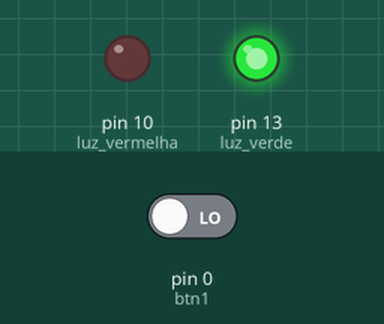
A sketch run on a simulated Arduino Uno, built with avr-gcc and run on an emulated ATmega328P. Shown: output pins drawn as LEDs (lit = HIGH). The inputs (shaded band) are chosen by the test bench; at power-on: pin 0 (btn1) LOW.

Above: at 10.8 s.
10.9 s: pin 0 (btn1) driven HIGH
At 16.3 s:
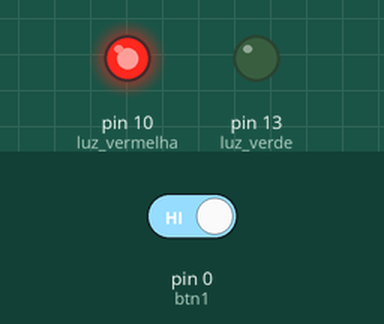
16.9 s: pin 0 (btn1) driven LOW
At 21.3 s:
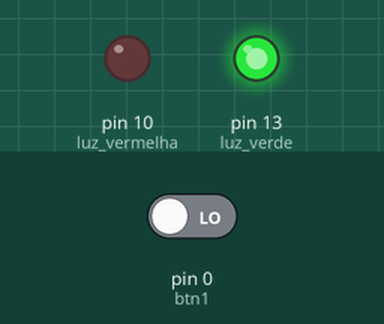
Timing chart, 0 to 22.8 s (numbered marks = the images above; inputs shaded):
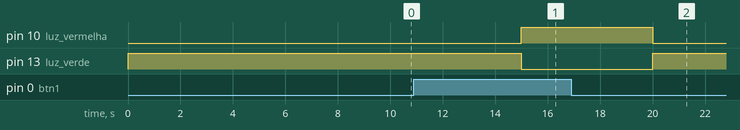

Measured:
- after the input at 10.9 s, pin 10 (luz_vermelha): LOW → HIGH after 4.1 s; pin 13 (luz_verde): HIGH → LOW after 4.1 s
- after the input at 16.9 s, pin 10 (luz_vermelha): HIGH → LOW after 3.1 s; pin 13 (luz_verde): LOW → HIGH after 3.1 s

The sketch:

codigo_fonte_arduino.ino
```cpp
const int btn1 = 0;

int cond = 0;

void setup()
{
  pinMode(13, OUTPUT); //luz verde
  pinMode(10, OUTPUT); //luz vermelha
  pinMode(btn1, INPUT);
}

void loop()
{
   cond = digitalRead(btn1);

  if (cond == HIGH) {

  digitalWrite(13, LOW);
  digitalWrite(10, HIGH);
  delay(5000);
   }

    if (btn1 == LOW) {
       if (cond == LOW) {
  digitalWrite(13, HIGH);
  digitalWrite(10, LOW);
  delay(5000);
     }
    }
}
```
